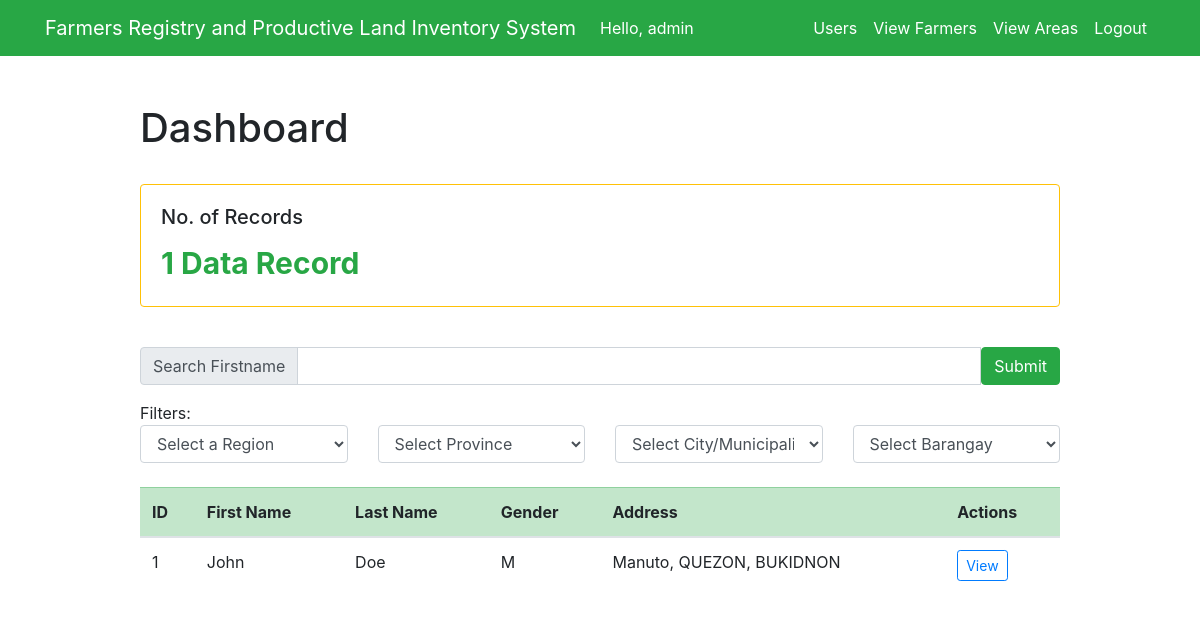
Before: /dashboard/ (signed in) with the older database file.
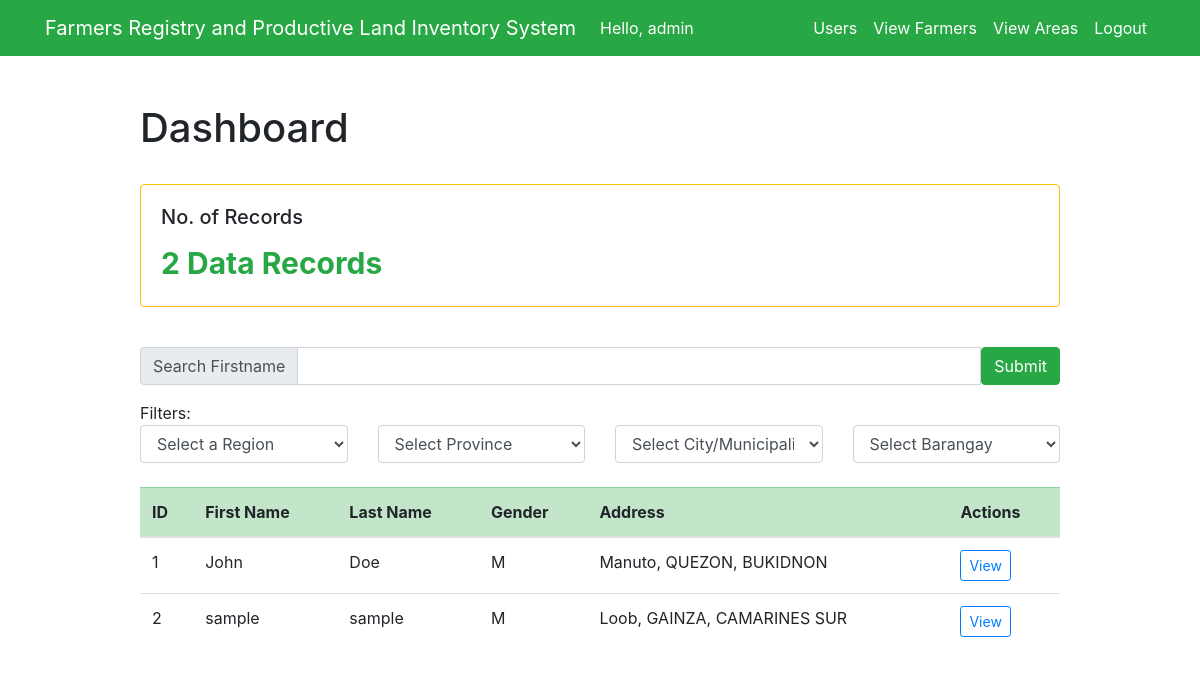
After: the same page with the newer database file.
### test_app/models.py (models this page shows, shortened)
class Farmer(models.Model):
    MALE = 'M'
    FEMALE = 'F'
    PERSON_GENDER = [
        (MALE, 'Male'),
        (FEMALE, 'Female'),
    ]
    assigned_id = models.CharField(max_length=20, blank=True, null=True)
    first_name = models.CharField(max_length=200, blank=False)
    last_name = models.CharField(max_length=200, blank=False)
    middle_name = models.CharField(max_length=200, blank=False)
    gender = models.CharField(max_length=1, choices=PERSON_GENDER, default=MALE)
    region = models.CharField(max_length=200)
    province = models.CharField(max_length=200)
    muncity = models.CharField(max_length=200)
    brgy = models.CharField(max_length=200)
    address = models.TextField(blank=True)
    date_created = models.DateTimeField(auto_now_add=True)
    contact_no = models.CharField(max_length=20, blank=True, null=True)
    tin = models.CharField(max_length=20, blank=True, null=True)
    philhealth = models.CharField(max_length=20, blank=True, null=True)
    sss = models.CharField(max_length=20, blank=True, null=True)
    pagibig = models.CharField(max_length=20, blank=True, null=True)
    civil_status = models.CharField(max_length=20, blank=True, null=True)
    nationality = models.CharField(max_length=50, blank=True, null=True)
    birthdate = models.DateField(default=None)
    spouse = models.CharField(max_length=250, blank=True, null=True)

### test_app/views.py (the view, shortened to what this page needs)
# urls.py: path('dashboard/', views.user_dashboard, name='user_dashboard'),
@login_required(login_url='/')
def user_dashboard(request):
    if request.method == 'GET':
        if request.user.is_superuser is not True:
            return redirect('user_info')
        else:
            data_entries = Farmer.objects.all()
            regions = RegionCode.objects.all()
            raw_income = Profile.objects.all()
            list_income = []
            if not raw_income:
                mean_income = 0
            else:
                list_income.clear()
                for every_income in raw_income:
                    list_income.append(every_income.income_annual)
                np_income = np.array([list_income])
                mean_income = np.mean(np_income)
            context = {
                'data_entries': data_entries,
                'income': mean_income,
                'regions': regions,
            }
            return render(request, 'test_app/dashboard.html', context)

### test_app/templates/test_app/dashboard.html (shortened to what this page needs)
{% extends "test_app/base.html" %}
{% block content %}
{% load table_tags %}
<div class="row justify-content-center mt-5">
    <div class="col-md-10">
        <h1>Dashboard</h1>
        <br>
        <div class="row">
            <div class="col-sm-12 col-lg-12">
                <div class="card border-warning mb-3">
                    <div class="card-body text-warning">
                        <h5 class="card-title text-body">No. of Records</h5>
                        {% if data_entries %}
                            <p class="card-text text-success" style="font-size: 30px;"><strong>{{ data_entries.count }} Data Record{{ data_entries.count|pluralize }}</strong></p>
                        {% else %}
                            <p class="card-text text-danger" style="font-size: 30px;"><strong>No Data Entries</strong></p>
                        {% endif %}
                    </div>
                </div>
            </div>
        </div>
        <br>
        <form action="" id="searchForm" method="POST">
            <div class="input-group mb-3">
                <div class="input-group-prepend">
                    <span class="input-group-text" id="inputGroup-sizing-default">Search Firstname</span>
                </div>
                <input type="text" class="form-control" aria-label="Search" aria-describedby="inputGroup-sizing-default" id="search" name="search">
                <button type="submit" class="btn btn-success">Submit</button>
            </div>
            Filters: <br>
            <div class="row">
                <div class="col-sm-12 col-md-6 col-lg-3">
                    <select class="form-select form-control" name="region" id="region" onchange="populateProvince(this)" aria-label="Select Region">
                        <option value="0" selected>Select a Region</option>
                    </select>
                </div>
                <div class="col-sm-12 col-md-6 col-lg-3">
                    <select class="form-select form-control" name="province" id="province" onchange="populateMunCity(this)" aria-label="Select Province">
                        <option value="0" selected>Select Province</option>
                    </select>
                </div>
                <div class="col-sm-12 col-md-6 col-lg-3">
                    <select class="form-select form-control" name="muncity" id="muncity" onchange="populateBrgy(this)" aria-label="Select City/Municipality">
                        <option value="0" selected>Select City/Municipality</option>
                    </select>
                </div>
                <div class="col-sm-12 col-md-6 col-lg-3">
                    <select class="form-select form-control" name="brgy" id="brgy" aria-label="Select Barangay">
                        <option value="0" selected>Select Barangay</option>
                    </select>
                </div>
            </div>
        </form>
        <br>
        <table class="table table-hover table-stripped table-responsive-md" id="profile_list">
            <thead class="table-success">
                <tr>
                    <th scope="col">ID</th>
                    <th scope="col">First Name</th>
                    <th scope="col">Last Name</th>
                    <th scope="col">Gender</th>
                    <th scope="col">Address</th>
                    <th scope="col" align="center">Actions</th>
                </tr>
            </thead>
            <tbody>
                {% for data in data_entries %}
                    <tr>
                        <td scope="row">{{ data.id }}</td>
                        <td>{{ data.first_name }}</td>
                        <td>{{ data.last_name }}</td>
                        <td>{{ data.gender }}</td>
                        <td>{{ data.address }}</td>
                        <td><a type="button" class="btn btn-outline-primary btn-sm text-primary" href="{% url 'view_user' data.id %}">View</a>
                    </tr>
                {% endfor %}
            </tbody>
        </table>
    </div>
</div>
{% endblock %}

Changed rows visible on the page:
added Farmer: id "2", first_name "sample", last_name "sample", gender "M", address "Loob, GAINZA, CAMARINES SUR"
Other visible differences:
{{ data_entries.count }}: "1" → "2"
